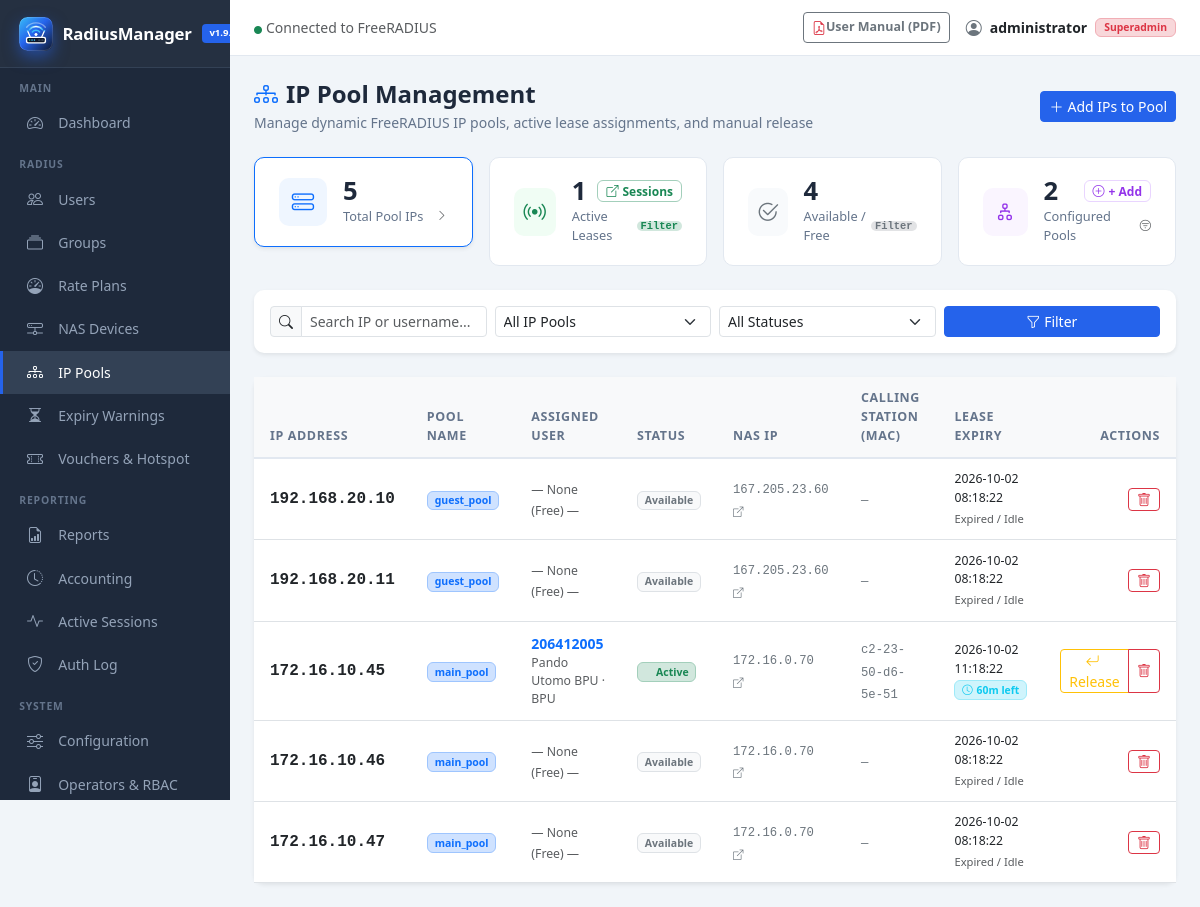
The page /ippool.php (signed in) on the database its author committed.
### tables this page shows
CREATE TABLE IF NOT EXISTS `radippool` (
  `id` int(11) unsigned NOT NULL AUTO_INCREMENT,
  `pool_name` varchar(30) NOT NULL,
  `framedipaddress` varchar(15) NOT NULL DEFAULT '',
  `nasipaddress` varchar(15) NOT NULL DEFAULT '',
  `calledstationid` varchar(30) NOT NULL DEFAULT '',
  `callingstationid` varchar(30) NOT NULL DEFAULT '',
  `expiry_time` datetime NOT NULL DEFAULT current_timestamp(),
  `username` varchar(64) NOT NULL DEFAULT '',
  `pool_key` varchar(30) NOT NULL DEFAULT '',
  PRIMARY KEY (`id`),
  KEY `radippool_poolname_expire` (`pool_name`,`expiry_time`),
  KEY `framedipaddress` (`framedipaddress`),
  KEY `radippool_nasip_poolkey_ipaddress` (`nasipaddress`,`pool_key`,`framedipaddress`),
  KEY `idx_username` (`username`)
);

CREATE TABLE IF NOT EXISTS `userinfo` (
  `id` int(11) unsigned NOT NULL AUTO_INCREMENT,
  `username` varchar(128) DEFAULT NULL,
  `firstname` varchar(200) DEFAULT NULL,
  `lastname` varchar(200) DEFAULT NULL,
  `email` varchar(200) DEFAULT NULL,
  `department` varchar(200) DEFAULT NULL,
  `company` varchar(200) DEFAULT NULL,
  `workphone` varchar(200) DEFAULT NULL,
  `homephone` varchar(200) DEFAULT NULL,
  `mobilephone` varchar(200) DEFAULT NULL,
  `address` varchar(200) DEFAULT NULL,
  `city` varchar(200) DEFAULT NULL,
  `state` varchar(200) DEFAULT NULL,
  `country` varchar(100) DEFAULT NULL,
  `zip` varchar(200) DEFAULT NULL,
  `notes` varchar(200) DEFAULT NULL,
  `changeuserinfo` varchar(128) DEFAULT NULL,
  `portalloginpassword` varchar(128) DEFAULT '',
  `enableportallogin` int(32) DEFAULT 0,
  `creationdate` datetime DEFAULT CURRENT_TIMESTAMP,
  `creationby` varchar(128) DEFAULT NULL,
  `updatedate` datetime DEFAULT CURRENT_TIMESTAMP ON UPDATE CURRENT_TIMESTAMP,
  `updateby` varchar(128) DEFAULT NULL,
  PRIMARY KEY (`id`),
  KEY `username` (`username`(32))
);

### ippool.php (the view, shortened to what the rows shown need)
<?php
$db = getDB();
$tableExists = dbTableExists('radippool');
$totalIps = 0;
$rows = [];
if ($tableExists) {
    $totalIps = dbCount("SELECT COUNT(*) FROM radippool");
    $filterPool = trim($_GET['pool'] ?? '');
    $page = max(1, (int)($_GET['page'] ?? 1));
    $perPage = 50;
    $where = [];
    $params = [];
    $whereSql = !empty($where) ? 'WHERE ' . implode(' AND ', $where) : '';
    $countSql = "SELECT COUNT(*) FROM radippool $whereSql";
    $countStmt = $db->prepare($countSql);
    $countStmt->execute($params);
    $totalMatching = (int)$countStmt->fetchColumn();
    $pagination = paginate($totalMatching, $page, $perPage);
    $dataSql = "SELECT id, pool_name, framedipaddress, nasipaddress, calledstationid, callingstationid, expiry_time, username, pool_key
                FROM radippool
                $whereSql
                ORDER BY pool_name ASC, INET_ATON(framedipaddress) ASC, id ASC
                LIMIT :limit OFFSET :offset";
    $dataStmt = $db->prepare($dataSql);
    $dataStmt->bindValue(':limit', $pagination['per_page'], PDO::PARAM_INT);
    $dataStmt->bindValue(':offset', $pagination['offset'], PDO::PARAM_INT);
    $dataStmt->execute();
    $rows = $dataStmt->fetchAll(PDO::FETCH_ASSOC);
    $userProfiles = [];
    $usernames = array_filter(array_unique(array_column($rows, 'username')));
    if (!empty($usernames) && dbTableExists('userinfo')) {
        $placeholders = implode(',', array_fill(0, count($usernames), '?'));
        $uStmt = $db->prepare("SELECT username, firstname, lastname, department FROM userinfo WHERE username IN ($placeholders)");
        $uStmt->execute(array_values($usernames));
        while ($p = $uStmt->fetch(PDO::FETCH_ASSOC)) {
            $userProfiles[$p['username']] = $p;
        }
    }
}
include __DIR__ . '/includes/header.php';
?>
<?php if (!$tableExists): ?>
<div class="card shadow-sm border-warning">
    <div class="card-body py-4">
        <div class="d-flex align-items-start gap-3">
            <div class="text-warning fs-1"><i class="bi bi-exclamation-triangle"></i></div>
            <div>
                <h5 class="fw-bold text-dark">IP Pool Table (<code>radippool</code>) Not Installed</h5>
                <p class="text-muted mb-3">
                    The <code>radippool</code> table is required for FreeRADIUS SQL IP Pool (<code>sqlippool</code>) allocations. It is currently missing from the database.
                </p>
                <div class="bg-dark text-light p-3 rounded small font-monospace mb-3">
                    CREATE TABLE IF NOT EXISTS `radippool` (<br>
                    &nbsp;&nbsp;`id` int(11) unsigned NOT NULL AUTO_INCREMENT,<br>
                    &nbsp;&nbsp;`pool_name` varchar(30) NOT NULL,<br>
                    &nbsp;&nbsp;`framedipaddress` varchar(15) NOT NULL DEFAULT '',<br>
                    &nbsp;&nbsp;`nasipaddress` varchar(15) NOT NULL DEFAULT '',<br>
                    &nbsp;&nbsp;`calledstationid` varchar(30) NOT NULL DEFAULT '',<br>
                    &nbsp;&nbsp;`callingstationid` varchar(30) NOT NULL DEFAULT '',<br>
                    &nbsp;&nbsp;`expiry_time` datetime NOT NULL DEFAULT current_timestamp(),<br>
                    &nbsp;&nbsp;`username` varchar(64) NOT NULL DEFAULT '',<br>
                    &nbsp;&nbsp;`pool_key` varchar(30) NOT NULL DEFAULT '',<br>
                    &nbsp;&nbsp;PRIMARY KEY (`id`),<br>
                    &nbsp;&nbsp;KEY `radippool_poolname_expire` (`pool_name`,`expiry_time`),<br>
                    &nbsp;&nbsp;KEY `framedipaddress` (`framedipaddress`),<br>
                    &nbsp;&nbsp;KEY `radippool_nasip_poolkey_ipaddress` (`nasipaddress`,`pool_key`,`framedipaddress`)<br>
                    ) ENGINE=InnoDB DEFAULT CHARSET=utf8mb4;
                </div>
            </div>
        </div>
    </div>
</div>
<?php else: ?>
<div class="card shadow-sm border-0">
    <div class="card-body p-0">
        <div class="table-responsive">
            <table class="table table-hover align-middle mb-0">
                <thead class="table-light">
                    <tr>
                        <th>IP Address</th>
                        <th>Pool Name</th>
                        <th>Assigned User</th>
                        <th>Status</th>
                        <th>NAS IP</th>
                        <th>Calling Station (MAC)</th>
                        <th>Lease Expiry</th>
                        <th class="text-end pe-3">Actions</th>
                    </tr>
                </thead>
                <tbody>
                    <?php if (empty($rows)): ?>
                    <tr>
                        <td colspan="8" class="text-center py-5 text-muted">
                            <i class="bi bi-diagram-3 fs-1 d-block mb-2 text-secondary opacity-50"></i>
                            No IP address records found matching your filters.
                            <?php if ($totalIps === 0): ?>
                            <div class="mt-2">
                                <button type="button" class="btn btn-sm btn-outline-primary" data-bs-toggle="modal" data-bs-target="#addIpModal">
                                    <i class="bi bi-plus-lg me-1"></i>Provision your first IP Pool
                                </button>
                            </div>
                            <?php endif; ?>
                        </td>
                    </tr>
                    <?php else: foreach ($rows as $r):
                        $isActive = (!empty($r['username']) && strtotime($r['expiry_time']) > time());
                        $expiryTime = strtotime($r['expiry_time']);
                        $now = time();
                        $diffSec = $expiryTime - $now;
                        $uName = $r['username'] ?? '';
                        $prof = $userProfiles[$uName] ?? null;
                    ?>
                    <tr>
                        <td>
                            <code class="fw-bold fs-6 text-dark"><?= sanitize($r['framedipaddress']) ?></code>
                        </td>
                        <td>
                            <a href="ippool.php?pool=<?= urlencode($r['pool_name']) ?>" class="badge bg-primary-subtle text-primary border border-primary-subtle text-decoration-none" title="Filter by pool <?= sanitize($r['pool_name']) ?>">
                                <?= sanitize($r['pool_name']) ?>
                            </a>
                        </td>
                        <td>
                            <?php if (!empty($uName)): ?>
                                <a href="user-edit.php?username=<?= urlencode($uName) ?>" class="text-decoration-none fw-semibold text-primary">
                                    <?= sanitize($uName) ?>
                                </a>
                                <?php if ($prof && (!empty($prof['firstname']) || !empty($prof['department']))): ?>
                                <div class="text-muted small">
                                    <?= sanitize(trim(($prof['firstname'] ?? '') . ' ' . ($prof['lastname'] ?? ''))) ?>
                                    <?= !empty($prof['department']) ? ' · ' . sanitize($prof['department']) : '' ?>
                                </div>
                                <?php endif; ?>
                            <?php else: ?>
                                <span class="text-muted small italic">— None (Free) —</span>
                            <?php endif; ?>
                        </td>
                        <td>
                            <?php if ($isActive): ?>
                                <a href="ippool.php?status=active<?= !empty($filterPool) ? '&pool=' . urlencode($filterPool) : '' ?>" class="badge bg-success-subtle text-success border border-success-subtle d-inline-flex align-items-center gap-1 text-decoration-none" title="Filter Active Leases">
                                    <span class="spinner-grow spinner-grow-sm" style="width:0.45rem;height:0.45rem" role="status"></span> Active
                                </a>
                            <?php else: ?>
                                <a href="ippool.php?status=available<?= !empty($filterPool) ? '&pool=' . urlencode($filterPool) : '' ?>" class="badge bg-light text-secondary border text-decoration-none" title="Filter Available IPs">
                                    Available
                                </a>
                            <?php endif; ?>
                        </td>
                        <td>
                            <?php if (!empty($r['nasipaddress'])): ?>
                                <a href="nas.php" class="small font-monospace text-secondary text-decoration-none" title="View in NAS Devices">
                                    <?= sanitize($r['nasipaddress']) ?> <i class="bi bi-box-arrow-up-right" style="font-size:.65rem"></i>
                                </a>
                            <?php else: ?>
                                <span class="small font-monospace text-secondary">—</span>
                            <?php endif; ?>
                        </td>
                        <td>
                            <span class="small font-monospace text-secondary"><?= sanitize($r['callingstationid'] ?: '—') ?></span>
                        </td>
                        <td>
                            <span class="small text-dark d-block"><?= sanitize($r['expiry_time']) ?></span>
                            <?php if ($isActive): ?>
                                <?php
                                    $minLeft = max(1, round($diffSec / 60));
                                    $timeBadge = ($minLeft > 60) ? round($minLeft / 60, 1) . 'h left' : $minLeft . 'm left';
                                ?>
                                <span class="badge bg-info-subtle text-info border border-info-subtle small" style="font-size:.65rem">
                                    <i class="bi bi-clock me-1"></i><?= $timeBadge ?>
                                </span>
                            <?php else: ?>
                                <span class="text-muted small" style="font-size:.7rem">Expired / Idle</span>
                            <?php endif; ?>
                        </td>
                        <td class="text-end pe-3">
                            <div class="btn-group btn-group-sm">
                                <?php if ($isActive): ?>
                                <button type="button" class="btn btn-outline-warning py-0 px-2"
                                    onclick="confirmRelease(<?= (int)$r['id'] ?>, '<?= htmlspecialchars(addslashes($r['framedipaddress']), ENT_QUOTES) ?>', '<?= htmlspecialchars(addslashes($uName), ENT_QUOTES) ?>')"
                                    title="Manually Release IP Lease">
                                    <i class="bi bi-arrow-return-left me-1"></i>Release
                                </button>
                                <?php endif; ?>
                                <button type="button" class="btn btn-outline-danger py-0 px-2"
                                    onclick="confirmDelete(<?= (int)$r['id'] ?>, '<?= htmlspecialchars(addslashes($r['framedipaddress']), ENT_QUOTES) ?>')"
                                    title="Delete IP from Pool">
                                    <i class="bi bi-trash"></i>
                                </button>
                            </div>
                        </td>
                    </tr>
                    <?php endforeach; endif; ?>
                </tbody>
            </table>
        </div>
    </div>
</div>
<?php endif; ?>
<?php
include __DIR__ . '/includes/footer.php';

### rows shown on the page
radippool: framedipaddress "192.168.20.10", pool_name "guest_pool", shows "— None (Free) —", username "Available", nasipaddress "167.205.23.60", callingstationid "—", expiry_time "2026-10-02 08:18:22"
radippool: framedipaddress "192.168.20.11", pool_name "guest_pool", shows "— None (Free) —", username "Available", nasipaddress "167.205.23.60", callingstationid "—", expiry_time "2026-10-02 08:18:22"
radippool: framedipaddress "172.16.10.45", pool_name "main_pool", username "206412005", username.lastname "Pando Utomo BPU", username.department "BPU", shows "Active", nasipaddress "172.16.0.70", callingstationid "c2-23-50-d6-5e-51", expiry_time "2026-10-02 11:18:22"
radippool: framedipaddress "172.16.10.46", pool_name "main_pool", shows "— None (Free) —", username "Available", nasipaddress "172.16.0.70", callingstationid "—", expiry_time "2026-10-02 08:18:22"
radippool: framedipaddress "172.16.10.47", pool_name "main_pool", shows "— None (Free) —", username "Available", nasipaddress "172.16.0.70", callingstationid "—", expiry_time "2026-10-02 08:18:22"

### other values the page prints
APP_NAME "RadiusManager"
$_SESSION['admin_name'] "administrator"
getAdminRole() "Superadmin"
$totalIps "5"
$activeLeases "1"
$availableIps "4"
$totalPoolCount "2"
